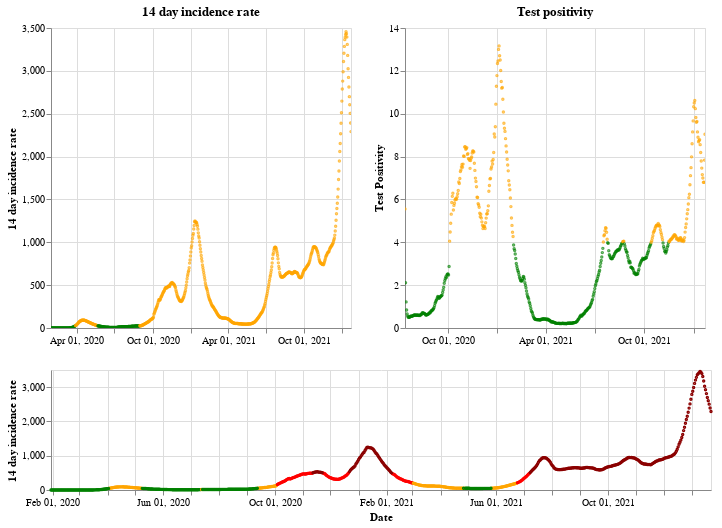

Write notebook code for a chart like this one.
### Markdown cell above
## England

### Code cell
plot_traffic_light('England')

### Figure 1 — Vega-Lite specification as saved in the notebook (floating-point values rounded to 4 significant figures; data arrays with more than 128 entries replaced by an {"elided": "..."} marker saying what was removed)
{"config": {"view": {"continuousWidth": 400, "continuousHeight": 300}}, "vconcat": [{"hconcat": [{"mark": {"type": "point", "size": 2}, "encoding": {"color": {"condition": {"value": "green", "test": "(datum.twoWeeklyCasesRate <= 25)"}, "value": "orange"}, "tooltip": [{"type": "nominal", "field": "areaName"}, {"type": "temporal", "field": "date"}, {"type": "quantitative", "field": "twoWeeklyCasesRate"}, {"type": "quantitative", "field": "testPositivity"}], "x": {"type": "temporal", "axis": {"title": ""}, "field": "date", "scale": {"domain": {"selection": "DateBrush"}}, "timeUnit": "yearmonthdate"}, "y": {"type": "quantitative", "axis": {"title": "14 day incidence rate"}, "field": "twoWeeklyCasesRate"}}, "title": "14 day incidence rate", "width": 300}, {"mark": {"type": "point", "size": 2}, "encoding": {"color": {"condition": {"value": "green", "test": "(datum.testPositivity <= 4)"}, "value": "orange"}, "tooltip": [{"type": "nominal", "field": "areaName"}, {"type": "temporal", "field": "date"}, {"type": "quantitative", "field": "twoWeeklyCasesRate"}, {"type": "quantitative", "field": "testPositivity"}], "x": {"type": "temporal", "axis": {"title": ""}, "field": "date", "scale": {"domain": {"selection": "DateBrush"}}, "timeUnit": "yearmonthdate"}, "y": {"type": "quantitative", "axis": {"title": "Test Positivity"}, "field": "testPositivity"}}, "title": "Test positivity", "width": 300}]}, {"layer": [{"mark": {"type": "point", "size": 2}, "encoding": {"color": {"condition": {"value": "orange", "test": "(((datum.testPositivity < 4) && (datum.twoWeeklyCasesRate >= 50)) && (datum.twoWeeklyCasesRate < 200))"}, "value": "red"}, "opacity": {"condition": {"value": 1, "test": "((datum.twoWeeklyCasesRate >= 50) && (datum.twoWeeklyCasesRate < 500))"}, "value": 0}, "tooltip": [{"type": "nominal", "field": "areaName"}, {"type": "temporal", "field": "date"}, {"type": "quantitative", "field": "twoWeeklyCasesRate"}, {"type": "quantitative", "field": "testPositivity"}], "x": {"type": "temporal", "axis": {"title": "Date"}, "field": "date", "timeUnit": "yearmonthdate"}, "y": {"type": "quantitative", "axis": {"title": "14 day incidence rate"}, "field": "twoWeeklyCasesRate"}}, "selection": {"DateBrush": {"type": "interval", "encodings": ["x"], "fields": ["Time"]}}}, {"mark": {"type": "point", "size": 2}, "encoding": {"color": {"value": "darkred"}, "opacity": {"condition": {"value": 1, "test": "(datum.twoWeeklyCasesRate >= 500)"}, "value": 0}, "tooltip": [{"type": "nominal", "field": "areaName"}, {"type": "temporal", "field": "date"}, {"type": "quantitative", "field": "twoWeeklyCasesRate"}, {"type": "quantitative", "field": "testPositivity"}], "x": {"type": "temporal", "axis": {"title": "Date"}, "field": "date", "timeUnit": "yearmonthdate"}, "y": {"type": "quantitative", "axis": {"title": "14 day incidence rate"}, "field": "twoWeeklyCasesRate"}}}, {"mark": {"type": "point", "size": 2}, "encoding": {"color": {"condition": {"value": "green", "test": "((datum.testPositivity < 4) && (datum.twoWeeklyCasesRate < 50))"}, "value": "orange"}, "opacity": {"condition": {"value": 1, "test": "(datum.twoWeeklyCasesRate < 50)"}, "value": 0}, "tooltip": [{"type": "nominal", "field": "areaName"}, {"type": "temporal", "field": "date"}, {"type": "quantitative", "field": "twoWeeklyCasesRate"}, {"type": "quantitative", "field": "testPositivity"}], "x": {"type": "temporal", "axis": {"title": "Date"}, "field": "date", "timeUnit": "yearmonthdate"}, "y": {"type": "quantitative", "axis": {"title": "14 day incidence rate"}, "field": "twoWeeklyCasesRate"}}}], "height": 120, "width": 660}], "data": {"name": "data-b28c76ae93501b87735a429bf47f2d8b"}, "$schema": "https://vega.github.io/schema/vega-lite/v4.8.1.json", "datasets": {"data-b28c76ae93501b87735a429bf47f2d8b": {"elided": "724 records"}}}
